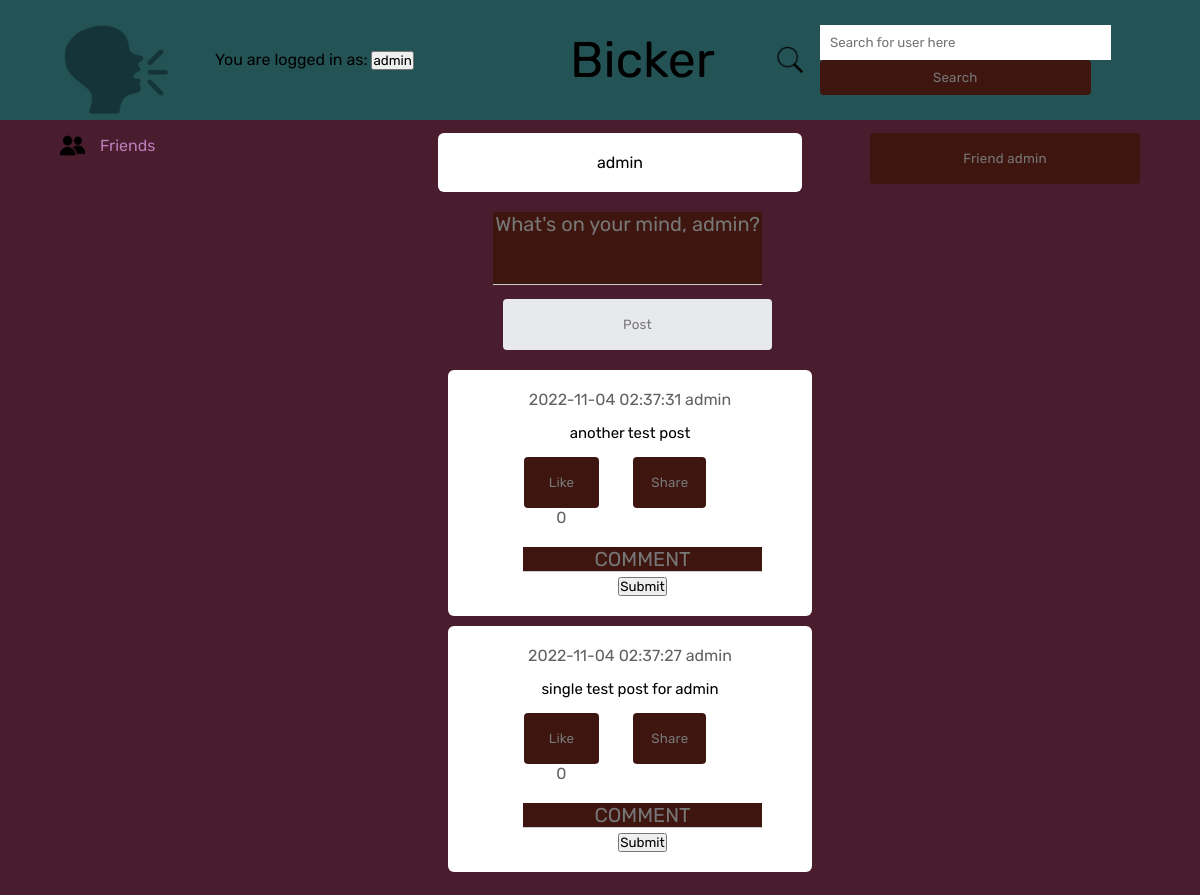
/frontpage (signed in), run on an earlier commit of the app's database.
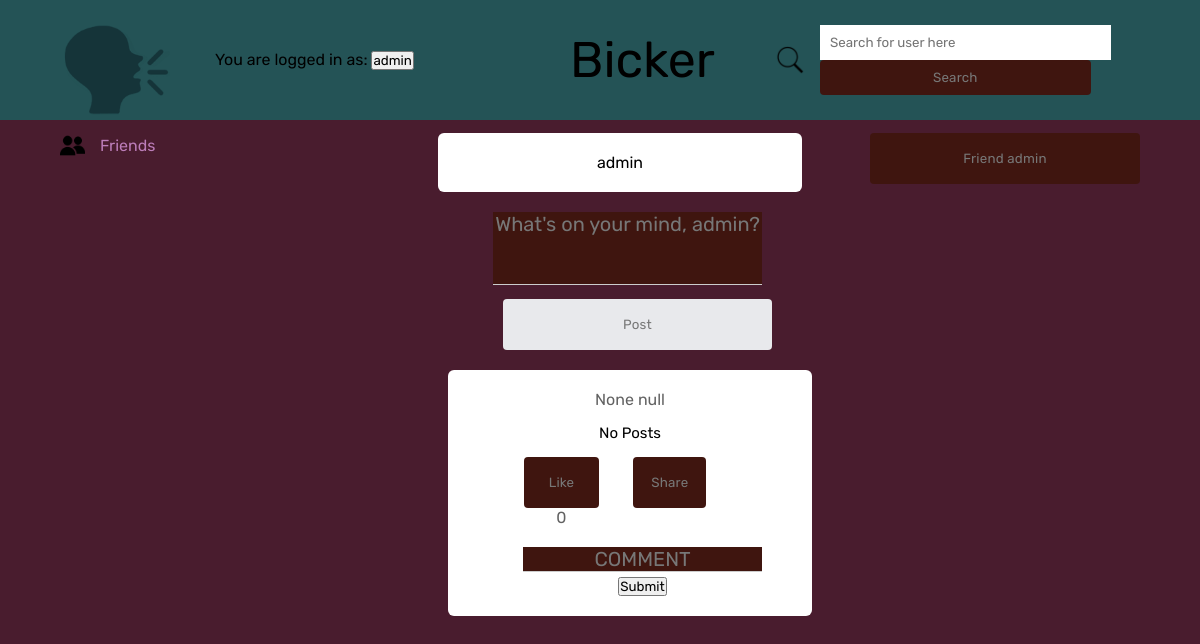
And on a later commit of the database.
### tables this page shows
CREATE TABLE posts (
    id INTEGER PRIMARY KEY AUTOINCREMENT,
    content text NOT NULL,
    username text NOT NULL,
    created_at DATETIME DEFAULT CURRENT_TIMESTAMP, likes INT DEFAULT 0,
    FOREIGN KEY(username) REFERENCES users(username)
);

### app.py (the view)
@app.route('/frontpage', methods=['GET', 'POST'])
def frontpage():
    global current_user
    global current_page
    if current_user is None:
        return redirect("/login")
    conn = db_connection()
    cursor = conn.cursor()
    cursor.execute("""SELECT id, content, username, created_at, likes, follower_name
                  FROM posts
                  INNER JOIN followers ON username=followed_name
                  WHERE follower_name=?
                  UNION ALL
                  SELECT id, content, username, created_at, likes, 'blank' AS follower_name
                  FROM posts
                  WHERE username=?
                  UNION ALL
                  SELECT id, content, username, created_at, likes, 'blank' AS follower_name
                  FROM posts
                  INNER JOIN shared_posts ON id=post_id
                  WHERE shared_userid=?
                  ORDER BY id DESC""", (current_user, current_user, current_user))
    post_list = []
    for row in cursor.fetchall():
            post_list.append(row)
    if not post_list:
        cursor.execute("""SELECT * FROM posts WHERE id=12""")
        for row in cursor.fetchall():
            post_list.append(row)
    cursor.execute("""SELECT * FROM comments
                    ORDER BY comment_id ASC""")
    comment_list = []
    for row in cursor.fetchall():
            comment_list.append(row)
    if request.method == 'POST':
        if request.form.get("post-input") is not None:
            new_post = request.form['post-input']
            sql_query = """INSERT INTO posts (content, username)
                    VALUES (?, ?)"""
            cursor = cursor.execute(sql_query, (new_post, current_user))
            conn.commit()
            sql_query = """SELECT id, content, username, created_at, likes, follower_name
                  FROM posts
                  INNER JOIN followers ON username=followed_name
                  WHERE follower_name=?
                  UNION ALL
                  SELECT id, content, username, created_at, likes, 'blank' AS follower_name
                  FROM posts
                  WHERE username=?
                  UNION ALL
                  SELECT id, content, username, created_at, likes, 'blank' AS follower_name
                  FROM posts
                  INNER JOIN shared_posts ON id=post_id
                  WHERE shared_userid=?
                  ORDER BY id DESC"""
            cursor.execute(sql_query, (current_user, current_user, current_user))
            post_list.clear()
            for row in cursor.fetchall():
                post_list.append(row)
            current_page = current_user
            return render_template('frontpage.html', user=current_user, postlist = post_list,
                                    currentuser=current_user, commentlist = comment_list)
        elif request.form.get("searchuser") is not None:
            current_search = request.form['searchuser']
            if current_search.isalnum():
                sql_query = """SELECT * FROM posts WHERE username=? ORDER BY id DESC"""
                cursor.execute(sql_query, (current_search,))
                post_list.clear()
                for row in cursor.fetchall():
                    post_list.append(row)
                if not post_list:
                    return redirect('/frontpage')
                else:
                    current_page = current_search
                    return render_template('frontpage.html', user=current_search, postlist = post_list,
                                            currentuser=current_user, commentlist = comment_list)
            else:
                return render_template('frontpage.html', user=current_search, postlist = post_list,
                                        currentuser=current_user, commentlist = comment_list)
        elif request.form.get("frienduser") is not None:
            sql_query = """SELECT * FROM followers WHERE follower_name=? AND followed_name=?"""
            cursor = cursor.execute(sql_query, (current_user, current_page))
            follower_list = []
            for row in cursor.fetchall():
                follower_list.append(row)
            if current_user == current_page:
                pass
            elif not follower_list:
                friend_status = 0
                sql_query = """INSERT INTO followers (follower_name, followed_name, status)
                     VALUES (?, ?, ?)"""
                cursor = cursor.execute(sql_query, (current_user, current_page, friend_status))
                conn.commit()
            sql_query = """SELECT * FROM posts WHERE username=? ORDER BY id DESC"""
            cursor.execute(sql_query, (current_page,))
            post_list.clear()
            for row in cursor.fetchall():
                post_list.append(row)
            return render_template('frontpage.html', user=current_page, postlist = post_list,
                                    currentuser=current_user, commentlist = comment_list)
        elif request.form.get("friendlist") is not None:
            return redirect("/friends")
        elif request.form.get('sharebutton') is not None:
            sharedID = request.form.get('sharebutton')
            sql_query = """SELECT * FROM shared_posts WHERE shared_userid=? AND post_id=?"""
            cursor.execute(sql_query, (current_user, sharedID,))
            check_list=[]
            for row in cursor.fetchall():
                check_list.append(row)
            if not check_list:
                sql_query = """INSERT INTO shared_posts (shared_userid, post_id)
                        VALUES (?, ?)"""
                cursor.execute(sql_query, (current_user, sharedID,))
                conn.commit()
                sql_query = """SELECT * FROM posts WHERE username=? ORDER BY id DESC"""
                cursor.execute(sql_query, (current_page,))
                post_list.clear()
                for row in cursor.fetchall():
                    post_list.append(row)
                return render_template('frontpage.html', user=current_page, postlist = post_list,
                                        currentuser=current_user, commentlist = comment_list)
            else:
                return render_template('frontpage.html', user=current_page, postlist = post_list,
                                        currentuser=current_user, commentlist = comment_list)
        elif request.form.get('likebutton') is not None:
            likedID = request.form.get('likebutton')
            sql_query = """UPDATE posts SET likes = likes + 1 WHERE id = ?"""
            cursor.execute(sql_query, (likedID,))
            conn.commit()
            return redirect("/frontpage")
        elif request.form.get('return') is not None:
            return redirect("/frontpage")
        elif request.form.get('commentbutton') is not None:
            if request.form.get('comment-button') is None:
                return redirect("/frontpage")
            else:
                post_id = request.form.get('commentbutton')
                comment_content = request.form.get('comment-button')
                sql_query = """INSERT INTO comments (commenter_user, post_id, comment_content)
                            VALUES (?, ?, ?)"""
                cursor.execute(sql_query, (current_user, post_id, comment_content,))
                conn.commit()
                return redirect("/frontpage")
    else:
        current_page = current_user
        return render_template('frontpage.html', user=current_user, postlist = post_list,
                                currentuser=current_user, commentlist = comment_list)

### app.py (called while the page is built)
def db_connection():
    conn = None
    try:
        conn = sqlite3.connect("bickerdb.sqlite")
    except sqlite3.error as e:
        print(e)
    return conn

### templates/frontpage.html (shortened to what this page needs)
<!DOCTYPE html>
<html lang="en">
<head>
    <link rel= "stylesheet" type= "text/css" href= "{{ url_for('static',filename='stylefront.css') }}">
</head>
<body>
    <nav>
        <div class = "nav-left">
            <img src="{{ url_for('static', filename='bickerlogo.png') }}" alt="Bicker Logo" class = "logo">
            <form action="" method="post">
                You are logged in as:
                <input class="btn btn-default" name="return" type="submit" value="{{ currentuser }}">
            </form>
        </div>
        <div class = "nav-middle">
            Bicker
        </div>
        <div class = "nav-right">
            <div class = "search-box">
                <img src = "{{ url_for('static', filename='searchicon.png') }}" alt = "search icon">
            <form action="" method="post">
                <input type="text" placeholder="Search for user here" name="searchuser" value="{{
                    request.form.searchuser }}">
                <input class="searchbutton" type="submit" value="Search">
            </form>
            </div>
        </div>
    </nav>
    <div class="container">
        <div class="left-sidebar">
            <div class="important-links">
                <a href="{{ url_for('friends_list') }}" style = "color: #bc7db9;"><img src = "{{ url_for('static', filename='friendsicon.png') }}" alt = "friends icon">Friends</a>
            </div>
        </div>
        <div class="main-content">
            <div class="write-post-container">
                <div>
                    <p> {{ user }} </p>
                </div>
            </div>
            <div class="post-input-container">
                <form action="{{ url_for('frontpage') }}" method="post">
                    <textarea name = "post-input" id = "post-input" placeholder = "What's on your mind, {{ currentuser }}?" rows = 3></textarea>
                    <button type = "submit" class = "postsubmit">
                        Post
                    </button>
                </form>
            </div>
            {% for row in postlist %}
            <div class="post-container">
                <div class="timestamp">
                    <span>{{ row[3] }}</span>
                    <span>{{ row[2] }}</span>
                </div>
                <p class = "post-text">{{ row[1] }}</p>
                <div class="post-row">
                    <div class = "activity-icons">
                        <div><form action="" method="post">
                            <input type="submit" value="Like" class = "likebutton">
                            <span>{{ row[4] }}</span>
                        </form>
                        </div>
                        <div>
                            <form action="" method="post">
                                <input type="submit" value="Share" class="sharebutton">
                            </form>
                        </div>
                        <div class="post-input-container">
                            <form action="{{ url_for('frontpage') }}" method="post">
                                <textarea name = "comment-button" id = "comment-button" placeholder = "COMMENT" rows = 1 style="color:#bc7db9"></textarea>
                                <input type="submit">
                            </form>
                        </div>
                    </div>
                </div>
            </div>
            {% endfor %}
        </div>
        <div class="right-sidebar">
            <form action="" method="post">
                <input class="friendbutton" name="frienduser" type="submit" value="Friend {{ user }}">
            </form>
        </div>
    </div>
</body>
</html>

### static/stylefront.css (style rules this page uses)
* { margin: 0; padding: 0; font-family: 'Rubik', sans-serif; }
body { background: #491c2e; }
nav { display: flex; align-items: center; justify-content: space-between; background: #245356; padding: 5px 5%; position: sticky; top: 0; z-index: 100; }
.logo { width: 110px; margin-right: 45px; }
.nav-left, .nav-right { display: flex; align-items: center; }
.nav-middle { font-size: 50px; position: absolute; left: 47.5%; }
.nav-right img { width: 30px; margin-right: 15px; }
.friendbutton { width: 100%; border: none; padding: 18px; font-family: 'Rubik', sans-serif; cursor: pointer; background: #3f150f; color: #777; border-top-right-radius: 4px; border-top-left-radius: 4px; border-bottom-left-radius: 4px; border-bottom-right-radius: 4px; letter-spacing: 0.2px; outline: 0; transition: all .3s; text-align: center; }
.searchbutton { width: 100%; border: none; padding: 18px; font-family: 'Rubik', sans-serif; cursor: pointer; background: #3f150f; color: #777; border-top-right-radius: 4px; border-top-left-radius: 4px; border-bottom-left-radius: 4px; border-bottom-right-radius: 4px; letter-spacing: 0.2px; outline: 0; transition: all .3s; text-align: center; }
.search-box { width: 350px; border-radius: 20px; display: flex; align-items: center; padding: 0 15px; background: transparent; }
.search-box input { width: 100%; padding: 10px; outline: none; border: 0; }
.container { display: flex; justify-content: space-between; padding: 13px 5%; }
.left-sidebar { flex-basis: 25%; position: sticky; top: 70px; align-self: flex-start; border-radius: 3%; }
.right-sidebar { flex-basis: 25%; position: sticky; top: 70px; align-self: flex-start; border-radius: 3%; }
.main-content { flex-basis: 30%; }
.important-links a { text-decoration: none; display: flex; align-items: center; margin-bottom: 30px; width: fit-content; }
.important-links img { width: 25px; margin-right: 15px; }
.write-post-container { width: 100%; background: #fff; border-radius: 6px; padding: 20px; columns: #626262; text-align: center; }
.post-input-container { padding-left: 55px; padding-top: 20px; }
.post-input-container textarea { width: 100%; border: 0; outline: 0; border-bottom: 1px solid #ccc; background: #3f150f; color: #bc7db9; text-align: center; font-size: 20px; resize: none; }
.post-input-container textarea::placeholder { color: #777; }
.post-container { width:100%; background: #fff; border-radius: 6px; padding: 20px; color: #626262; text-align: center; margin:10px; }
.post-text { color: black; margin: 15px 0; font-size: 15px; }
.postsubmit { width: 100%; border: none; padding: 18px; font-family: 'Rubik', sans-serif; cursor: pointer; background: #e8e9ec; color: #777; border-top-right-radius: 4px; border-top-left-radius: 4px; border-bottom-left-radius: 4px; border-bottom-right-radius: 4px; letter-spacing: 0.2px; outline: 0; transition: all .3s; text-align: center; align-items: center; margin: 10px; }
.post-row { display: flex; align-items: center; justify-content: space-between; }
.activity-icons div { display: inline-flex; align-items: center; margin-right: 30px; }
.likebutton { width: 100%; border: none; padding: 18px; font-family: 'Rubik', sans-serif; cursor: pointer; background: #3f150f; color: #777; border-top-right-radius: 4px; border-top-left-radius: 4px; border-bottom-left-radius: 4px; border-bottom-right-radius: 4px; letter-spacing: 0.2px; outline: 0; transition: all .3s; text-align: center; }
.sharebutton { width: 100%; border: none; padding: 18px; font-family: 'Rubik', sans-serif; cursor: pointer; background: #3f150f; color: #777; border-top-right-radius: 4px; border-top-left-radius: 4px; border-bottom-left-radius: 4px; border-bottom-right-radius: 4px; letter-spacing: 0.2px; outline: 0; transition: all .3s; text-align: center; }

What changed in the data, as far as the page shows it:
removed posts: created_at "2022-11-04 02:37:31", username "admin", content "another test post", likes "0"
removed posts: created_at "2022-11-04 02:37:27", username "admin", content "single test post for admin", likes "0"
now on this page (row unchanged): posts: row "None", username "null", content "No Posts", likes "0"
